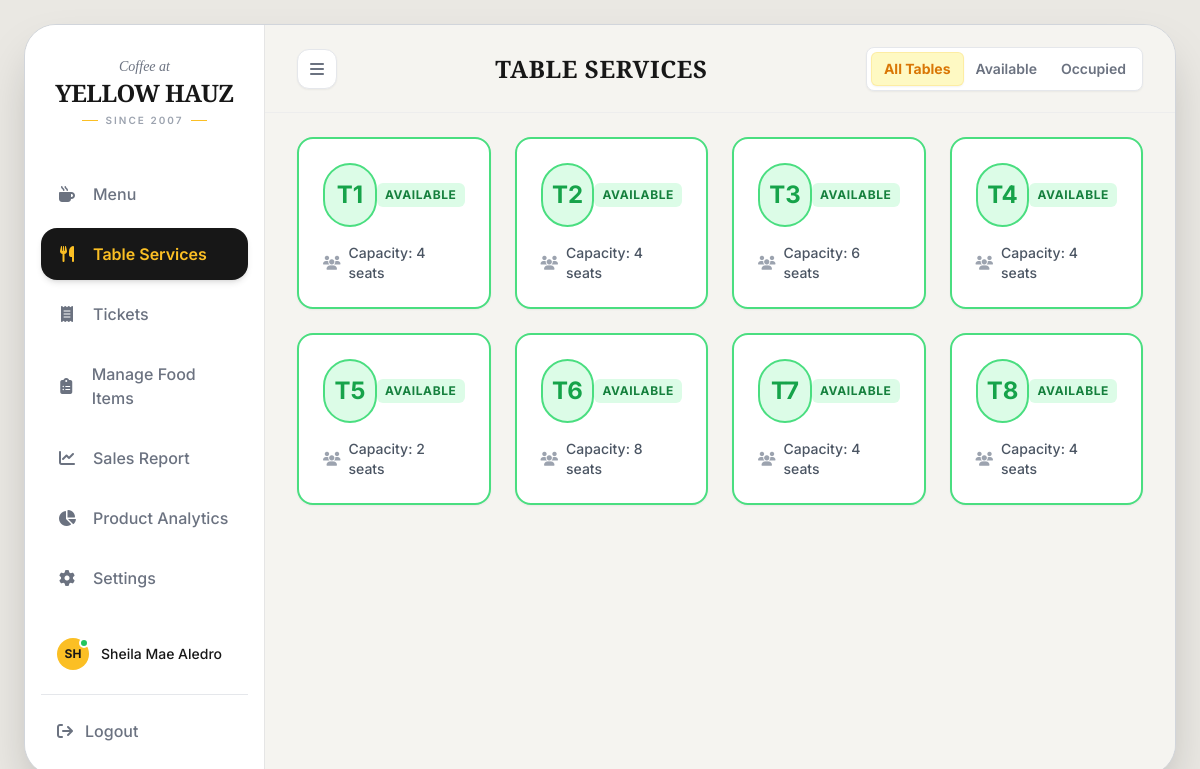
/table.php (signed in), run on the app's committed database.
### tables this page shows
CREATE TABLE IF NOT EXISTS users (
    id INT AUTO_INCREMENT PRIMARY KEY,
    employee_id VARCHAR(50) UNIQUE NOT NULL,
    username VARCHAR(100) NOT NULL,
    password VARCHAR(255) NOT NULL,
    full_name VARCHAR(255) NOT NULL,
    role ENUM('cashier', 'admin') NOT NULL DEFAULT 'cashier',
    status ENUM('active', 'inactive') DEFAULT 'active',
    created_at TIMESTAMP DEFAULT CURRENT_TIMESTAMP,
    last_login TIMESTAMP NULL,
    INDEX idx_employee_id (employee_id),
    INDEX idx_role (role)
);

CREATE TABLE IF NOT EXISTS tables (
    id INT AUTO_INCREMENT PRIMARY KEY,
    table_number INT UNIQUE NOT NULL,
    capacity INT DEFAULT 4,
    status ENUM('available', 'occupied', 'reserved', 'cleaning') DEFAULT 'available',
    current_order_id INT NULL,
    created_at TIMESTAMP DEFAULT CURRENT_TIMESTAMP,
    INDEX idx_table_number (table_number),
    INDEX idx_status (status)
);

### db.php (called while the page is built, shortened)
<?php
try {
    $dsn = "mysql:host=" . DB_HOST . ";dbname=" . DB_NAME . ";charset=" . DB_CHARSET;
    $options = [
        PDO::ATTR_ERRMODE            => PDO::ERRMODE_EXCEPTION,
        PDO::ATTR_DEFAULT_FETCH_MODE => PDO::FETCH_ASSOC,
        PDO::ATTR_EMULATE_PREPARES   => false,
    ];
    $pdo = new PDO($dsn, DB_USER, DB_PASS, $options);
} catch (PDOException $e) {
    die("Database connection failed: " . $e->getMessage());
}
function isLoggedIn() {
    return isset($_SESSION['user_id']);
}
function getCurrentUser() {
    global $pdo;
    $stmt = $pdo->prepare("SELECT id, employee_id, username, full_name, role FROM users WHERE id = ?");
    $stmt->execute([$_SESSION['user_id']]);
    return $stmt->fetch();
}
?>

### table.php (the view, shortened to what this page needs)
<?php
require_once 'db.php';
$currentUser = getCurrentUser();
$stmt = $pdo->query("SELECT * FROM tables ORDER BY table_number ASC");
$tables = $stmt->fetchAll();
?>
<!DOCTYPE html>
<html lang="en">
<head>
    <link rel="stylesheet" href="https://cdnjs.cloudflare.com/ajax/libs/font-awesome/6.4.0/css/all.min.css">
    <script src="https://cdn.tailwindcss.com"></script>
</head>
<body class="bg-[#EAE8E3] h-screen w-screen p-4 md:p-6 flex items-center justify-center font-sans text-brand-black overflow-hidden">
    <div class="bg-vintage-paper w-full max-w-[1440px] h-full rounded-[32px] shadow-2xl flex overflow-hidden border border-gray-300 relative">
        <aside id="sidebar" class="w-[240px] bg-white border-r border-vintage-border flex flex-col justify-between py-6 px-4 shrink-0 z-10 transition-all duration-300 ease-in-out">
            <div>
                <div class="flex flex-col items-center justify-center mb-10 mt-2 text-center">
                    <span class="font-serif italic text-sm text-gray-500 mb-1">Coffee at</span>
                    <h1 class="font-serif font-bold text-2xl leading-none text-brand-black tracking-tight uppercase">Yellow Hauz</h1>
                    <div class="flex items-center gap-2 mt-2">
                        <div class="h-px w-4 bg-brand"></div>
                        <span class="text-[10px] tracking-[0.2em] text-gray-400 uppercase font-semibold">Since 2007</span>
                        <div class="h-px w-4 bg-brand"></div>
                    </div>
                </div>
                <nav id="navigation" class="space-y-2">
                    <a href="menu.php" class="flex items-center gap-4 text-gray-500 hover:text-brand-black hover:bg-gray-100 px-4 py-3.5 rounded-2xl font-medium transition-all">
                        <i class="fa-solid fa-mug-hot w-5 text-center"></i> <span class="nav-text">Menu</span>
                    </a>
                    <a href="table.php" class="flex items-center gap-4 bg-brand-black text-brand px-4 py-3.5 rounded-2xl font-semibold shadow-md transition-all">
                        <i class="fa-solid fa-utensils w-5 text-center"></i> <span class="nav-text">Table Services</span>
                    </a>
                    <a href="ticket.php" class="flex items-center gap-4 text-gray-500 hover:text-brand-black hover:bg-gray-100 px-4 py-3.5 rounded-2xl font-medium transition-all">
                        <i class="fa-solid fa-receipt w-5 text-center"></i> <span class="nav-text">Tickets</span>
                    </a>
                    <a href="items.php" class="flex items-center gap-4 text-gray-500 hover:text-brand-black hover:bg-gray-100 px-4 py-3.5 rounded-2xl font-medium transition-all">
                        <i class="fa-solid fa-clipboard-list w-5 text-center"></i> <span class="nav-text">Manage Food Items</span>
                    </a>
                    <a href="sales.php" class="flex items-center gap-4 text-gray-500 hover:text-brand-black hover:bg-gray-100 px-4 py-3.5 rounded-2xl font-medium transition-all">
                        <i class="fa-solid fa-chart-line w-5 text-center"></i> <span class="nav-text">Sales Report</span>
                    </a>
                    <a href="analysis.php" class="flex items-center gap-4 text-gray-500 hover:text-brand-black hover:bg-gray-100 px-4 py-3.5 rounded-2xl font-medium transition-all">
                        <i class="fa-solid fa-chart-pie w-5 text-center"></i> <span class="nav-text">Product Analytics</span>
                    </a>
                    <a href="settings.php" class="flex items-center gap-4 text-gray-500 hover:text-brand-black hover:bg-gray-100 px-4 py-3.5 rounded-2xl font-medium transition-all">
                        <i class="fa-solid fa-gear w-5 text-center"></i> <span class="nav-text">Settings</span>
                    </a>
                </nav>
            </div>
            <div class="space-y-4">
                <div class="space-y-3 px-2">
                    <div class="flex items-center gap-3 cursor-pointer p-2 rounded-xl hover:bg-gray-100">
                        <div class="w-8 h-8 rounded-full bg-brand text-brand-black flex items-center justify-center text-xs font-bold relative">
                            <?php echo strtoupper(substr($currentUser['full_name'], 0, 2)); ?>
                            <span class="absolute top-0 right-0 w-2.5 h-2.5 bg-green-500 border-2 border-white rounded-full"></span>
                        </div>
                        <span class="text-sm font-medium nav-text"><?php echo htmlspecialchars($currentUser['full_name']); ?></span>
                    </div>
                </div>
                <hr class="border-gray-200">
                <a href="#" onclick="showLogoutModal()" class="flex items-center gap-3 text-gray-500 hover:text-brand-black px-4 py-2 font-medium transition-all">
                    <i class="fa-solid fa-arrow-right-from-bracket"></i> <span class="nav-text">Logout</span>
                </a>
            </div>
        </aside>
        <main class="flex-1 flex flex-col relative bg-vintage-paper">
            <header class="h-[88px] flex items-center justify-between px-8 shrink-0 border-b border-gray-200/50">
                <button id="sidebarToggle" class="w-10 h-10 bg-white rounded-xl shadow-sm border border-gray-200 flex items-center justify-center text-gray-500 hover:text-brand-black">
                    <i class="fa-solid fa-bars"></i>
                </button>
                <h2 class="text-2xl font-serif font-bold text-brand-black tracking-wide">TABLE SERVICES</h2>
                <div class="flex items-center gap-3">
                    <div class="flex items-center bg-white border border-gray-200 rounded-lg p-1 shadow-sm text-sm">
                        <button class="px-3 py-1.5 rounded-md bg-brand-light text-brand-dark font-bold border border-brand/20 shadow-sm transition-all">All Tables</button>
                        <button class="px-3 py-1.5 rounded-md text-gray-500 hover:text-brand-black font-semibold transition-all">Available</button>
                        <button class="px-3 py-1.5 rounded-md text-gray-500 hover:text-brand-black font-semibold transition-all">Occupied</button>
                    </div>
                </div>
            </header>
            <div class="flex-1 overflow-y-auto px-8 pb-8 pt-6">
                <div class="grid grid-cols-2 md:grid-cols-3 lg:grid-cols-4 gap-6">
                    <?php foreach ($tables as $table): ?>
                    <div class="bg-white rounded-2xl border-2 <?php
                        echo $table['status'] === 'available' ? 'border-green-400' :
                             ($table['status'] === 'occupied' ? 'border-red-400' :
                             ($table['status'] === 'reserved' ? 'border-brand' : 'border-gray-300'));
                    ?> p-6 shadow-sm hover:shadow-md transition-all cursor-pointer" onclick="showTableDetails(<?php echo $table['id']; ?>)">
                        <div class="flex items-center justify-between mb-4">
                            <div class="w-16 h-16 rounded-full <?php
                                echo $table['status'] === 'available' ? 'bg-green-100 text-green-600' :
                                     ($table['status'] === 'occupied' ? 'bg-red-100 text-red-600' :
                                     ($table['status'] === 'reserved' ? 'bg-brand-light text-brand-dark' : 'bg-gray-100 text-gray-600'));
                            ?> flex items-center justify-center text-2xl font-bold border-2 <?php
                                echo $table['status'] === 'available' ? 'border-green-400' :
                                     ($table['status'] === 'occupied' ? 'border-red-400' :
                                     ($table['status'] === 'reserved' ? 'border-brand' : 'border-gray-300'));
                            ?>">
                                T<?php echo $table['table_number']; ?>
                            </div>
                            <span class="text-xs font-bold px-2 py-1 rounded-md <?php
                                echo $table['status'] === 'available' ? 'bg-green-100 text-green-700' :
                                     ($table['status'] === 'occupied' ? 'bg-red-100 text-red-700' :
                                     ($table['status'] === 'reserved' ? 'bg-brand-light text-brand-dark' : 'bg-gray-100 text-gray-600'));
                            ?> uppercase tracking-wider">
                                <?php echo str_replace('_', ' ', $table['status']); ?>
                            </span>
                        </div>
                        <div class="space-y-2">
                            <div class="flex items-center gap-2 text-sm text-gray-600">
                                <i class="fa-solid fa-users text-gray-400"></i>
                                <span class="font-medium">Capacity: <?php echo $table['capacity']; ?> seats</span>
                            </div>
                        </div>
                    </div>
                    <?php endforeach; ?>
                </div>
            </div>
        </main>
    </div>
</body>
</html>

### data on the page
users: full_name "SH", full_name "Sheila Mae Aledro"
tables: table_number "1", status "AVAILABLE", capacity "4"
tables: table_number "2", status "AVAILABLE", capacity "4"
tables: table_number "3", status "AVAILABLE", capacity "6"
tables: table_number "4", status "AVAILABLE", capacity "4"
tables: table_number "5", status "AVAILABLE", capacity "2"
tables: table_number "6", status "AVAILABLE", capacity "8"
tables: table_number "7", status "AVAILABLE", capacity "4"
tables: table_number "8", status "AVAILABLE", capacity "4"
